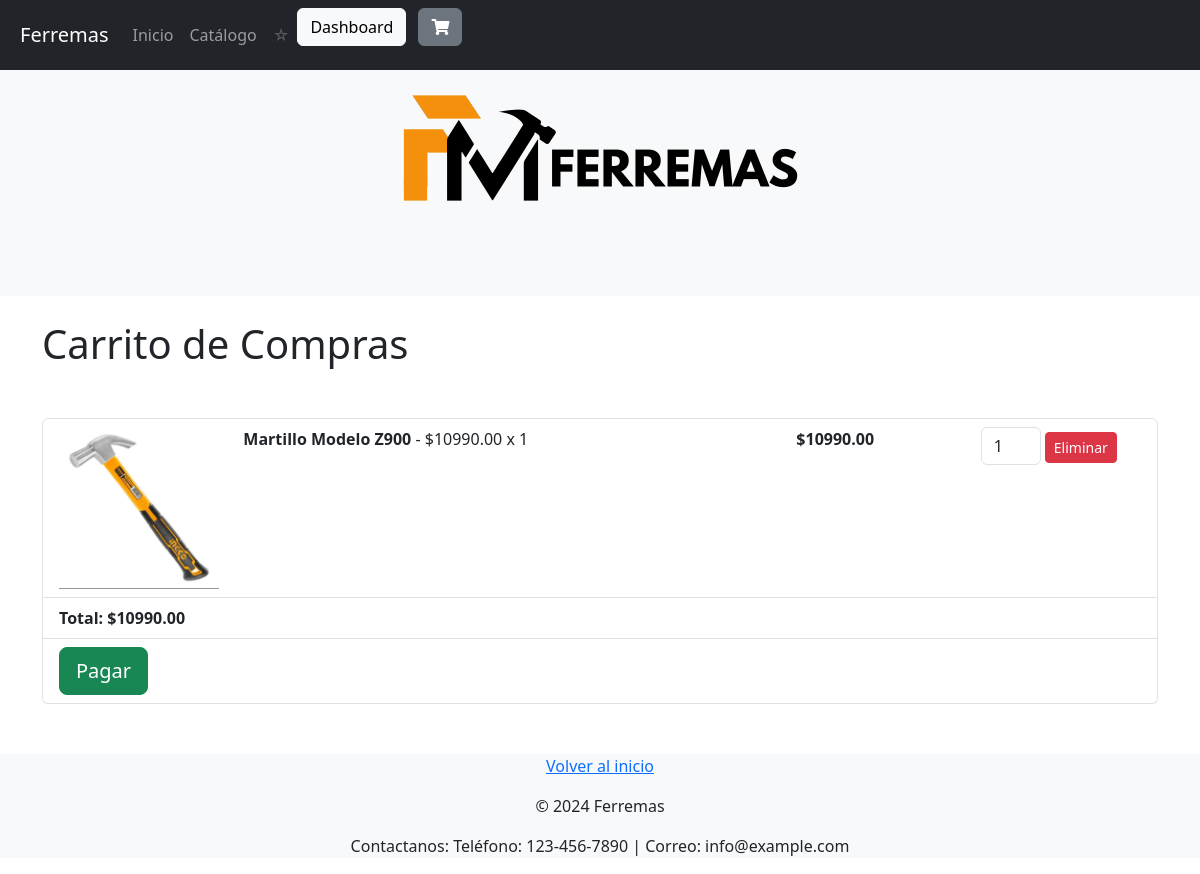
Page /carrito/ (signed in) on the earlier database version.
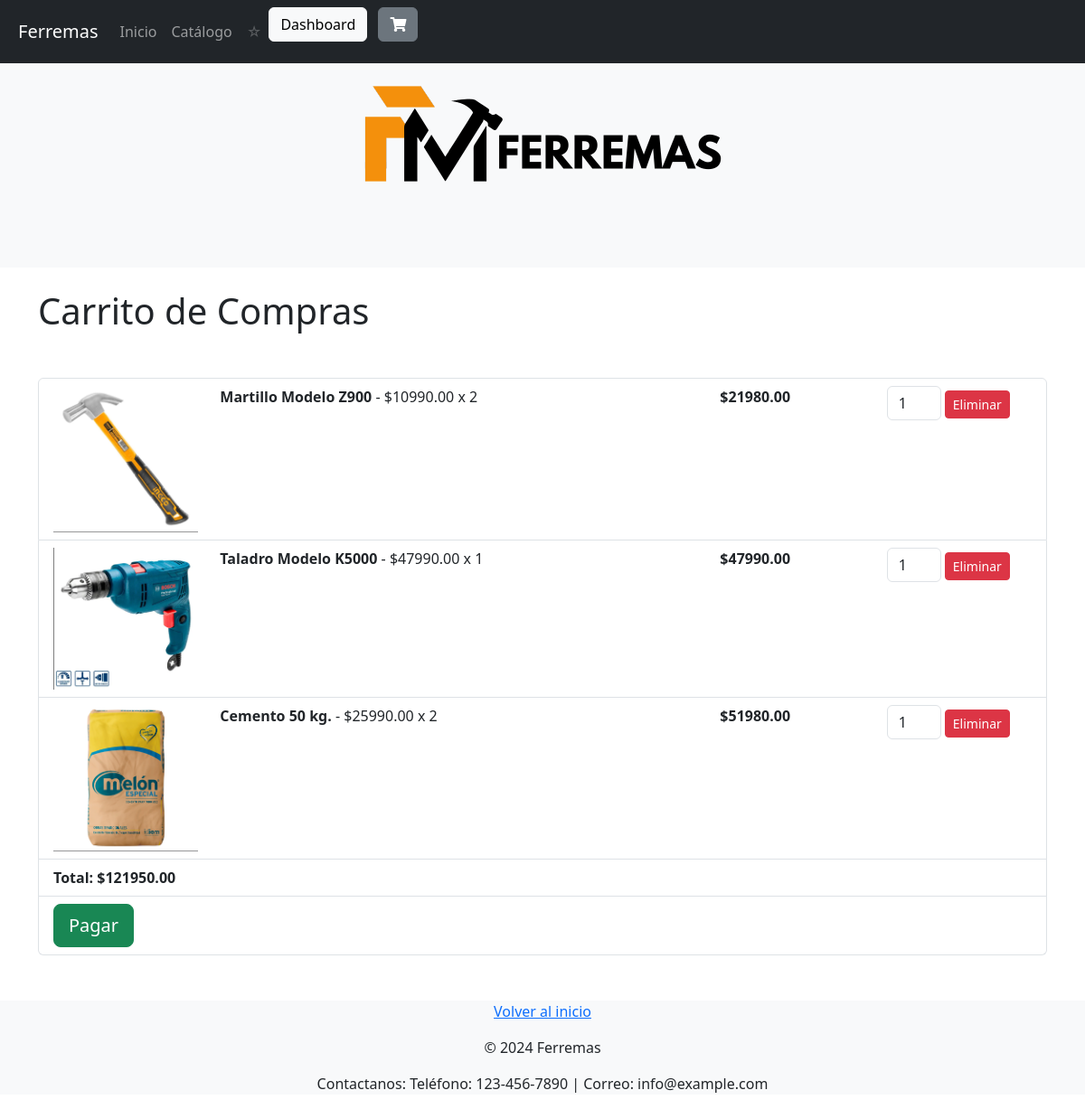
Same page on the later database version.
### myapp/models.py (models this page shows, shortened)
class CarritoProducto(models.Model):
    carrito = models.ForeignKey(Carrito, related_name='carritoproducto_set', on_delete=models.CASCADE)
    producto = models.ForeignKey(Producto, on_delete=models.CASCADE)
    cantidad = models.PositiveIntegerField(default=1)

class Producto(models.Model):
    sku = models.CharField(max_length=50, primary_key=True)  # SKU como clave primaria
    nombre = models.CharField(max_length=255)  # Nombre del producto
    cantidad = models.IntegerField(null=True, blank=True)  # Cantidad, permite NULL
    stock = models.PositiveIntegerField()  # Stock disponible (número positivo)
    precio = models.DecimalField(max_digits=10, decimal_places=2)  # Precio del producto
    descripcion = models.TextField(blank=True, null=True)  # Descripción, permite NULL y vacío
    categoria = models.ForeignKey(
        Categoria,
        on_delete=models.CASCADE,
        related_name='productos'
    )  # Relación con Categoria
    marca = models.CharField(max_length=255)  # Marca del producto
    imagen = models.ImageField(upload_to='productos/', null=True, blank=True)  # Campo de imagen

### myapp/views.py (the view)
# urls.py: path("carrito/", views.carrito, name="carrito"),
@login_required
def carrito(request):
    carrito = Carrito.objects.filter(usuario=request.user).first()
    if carrito:
        productos = carrito.carritoproducto_set.all()
        total = sum(item.producto.precio * item.cantidad for item in productos)
    else:
        productos = []
        total = 0
    return render(request, "carrito.html", {"carrito": carrito, "productos": productos, "total": total})

### myapp/templatetags/mis_filtros.py (called while the page is built)
@register.filter
def mul(value, arg):
    try:
        return value * arg
    except (TypeError, ValueError):
        return 0

### myapp/templates/carrito.html (shortened to what this page needs)
<!DOCTYPE html>
<html lang="es">
<head>
    {% load static %}
    <link rel="stylesheet" href="https://cdnjs.cloudflare.com/ajax/libs/font-awesome/5.15.3/css/all.min.css">
    <link href="https://cdn.jsdelivr.net/npm/bootstrap@5.3.3/dist/css/bootstrap.min.css" rel="stylesheet">
</head>
<body>
  {% load mis_filtros %}
    <header>
      <nav class="navbar navbar-expand-md navbar-dark fixed-top bg-dark">
        <a class="navbar-brand" href="#" style="margin-left: 20px;">Ferremas</a>
        <div class="collapse navbar-collapse" id="navbarCollapse">
          <ul class="navbar-nav mr-auto">
            <li class="nav-item active">
              <a class="nav-link" href="{% url 'inicio' %}">Inicio <span class="sr-only">(current)</span></a>
            </li>
            <li class="nav-item">
              <a class="nav-link" href="{% url 'catalogo' %}">Catálogo</a>
            </li>
            <li class="nav-item">
              <a class="nav-link disabled" href="#">☆</a>
            </li>
          </ul>
          <div class="btn-group ml-2 mr-2" role="group" aria-label="Button group">
            <ul class="list-inline">
              {% if user.is_authenticated %}
                <li class="list-inline-item"><a href="{% url 'dashboard_cliente' %}" class="btn btn-light">Dashboard</a></li>
                <li class="list-inline-item"><a href="{% url 'carrito' %}" class="btn btn-secondary"><i class="fa fa-shopping-cart" aria-hidden="true"></i></a></li>
              {% endif %}
            </ul>
          </div>
      </nav>
  </header>
  <div class="jumbotron p-3 p-md-5 text-black bg-light">
      <div class="row justify-content-center">
          <div class="col-md-6 d-flex justify-content-center align-items-center">
              <img class="rounded img-fluid" src="{% static 'ferremas-logo-nom.png' %}" style="width: 400px; height: 200px;">
          </div>
      </div>
  </div>
    <div class="container mt-4">
        <h1 style="margin-bottom: 50px;">Carrito de Compras</h1>
        {% if productos %}
            <ul class="list-group">
                {% for item in productos %}
                    <li class="list-group-item">
                        <div class="row">
                            <div class="col-md-2">
                                <img src="{{ item.producto.imagen.url }}" alt="{{ item.producto.nombre }}" class="img-fluid">
                            </div>
                            <div class="col-md-6">
                                <strong>{{ item.producto.nombre }}</strong> - ${{ item.producto.precio|floatformat:2 }} x {{ item.cantidad }}
                            </div>
                            <div class="col-md-2">
                                <strong>${{ item.producto.precio|mul:item.cantidad|floatformat:2 }}</strong>
                            </div>
                            <div class="col-md-2">
                                <form action="{% url 'eliminar_del_carrito' item.producto.sku %}" method="post">
                                  <input type="number" name="cantidad" min="1" max="{{ item.cantidad }}" value="1" class="form-control" style="width: 60px; display: inline-block;">
                                  <button type="submit" class="btn btn-danger btn-sm">Eliminar</button>
                              </form>
                            </div>
                        </div>
                    </li>
                {% endfor %}
                <li class="list-group-item"><strong>Total: ${{ total|floatformat:2 }}</strong></li>
                <li class="list-group-item"><button type="button" class="btn btn-success btn-lg">Pagar</button></li>
            </ul>
        {% else %}
            <p>Tu carrito está vacío.</p>
        {% endif %}
    </div>
        <footer class="bg-body-tertiary text-center text-lg-start" style="margin-top: 50px;">
          <p style="text-align: center;"><a href="#">Volver al inicio</a></p>
          <p style="text-align: center;">&copy; 2024 Ferremas</p>
          <p style="text-align: center;">Contactanos: Teléfono: 123-456-7890 | Correo: info@example.com</p>
      </footer>
</body>
</html>

Differences in the rows shown:
changed CarritoProducto "Martillo Modelo Z900": cantidad "1" → "2"; producto.precio|mul "10990.00" → "21980.00"
added CarritoProducto: producto.imagen (picture), producto.nombre "Taladro Modelo K5000", producto.precio "47990.00", cantidad "1", producto.precio|mul "47990.00"
added CarritoProducto: producto.imagen (picture), producto.nombre "Cemento 50 kg.", producto.precio "25990.00", cantidad "2", producto.precio|mul "51980.00"
Other differences:
{{ total|floatformat:2 }}: "10990.00" → "121950.00"
